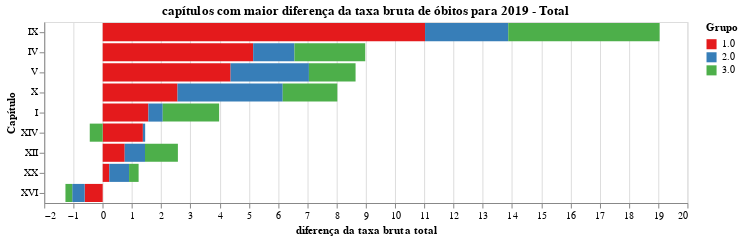

This figure's notebook cell:
### Code cell
chart = plot_grafico_dif(pop_19, pop_r,
                         'taxa_obitos_total', 
                         "capítulos com maior diferença da taxa bruta de óbitos para 2019 - Total",
                        "diferença da taxa bruta total")

#chart.save('tx_bruta_t.svg')
chart

### Figure 1 — Vega-Lite specification as saved in the notebook (floating-point values rounded to 4 significant figures)
{"config": {"view": {"continuousWidth": 400, "continuousHeight": 300}, "range": {"category": {"scheme": "set1"}}}, "data": {"name": "data-03996fc309837bc618ed9b53121d654b"}, "mark": "bar", "encoding": {"color": {"type": "nominal", "field": "grupo", "title": "Grupo"}, "order": {"type": "nominal", "field": "grupo", "sort": "ascending"}, "tooltip": {"type": "quantitative", "field": "taxa"}, "x": {"type": "quantitative", "field": "taxa", "title": "diferença da taxa bruta total"}, "y": {"type": "nominal", "field": "capitulo", "sort": null, "title": "Capítulo"}}, "title": "capítulos com maior diferença da taxa bruta de óbitos para 2019 - Total", "width": 640, "$schema": "https://vega.github.io/schema/vega-lite/v4.8.1.json", "datasets": {"data-03996fc309837bc618ed9b53121d654b": [{"capitulo": "IX", "grupo": "1.0", "taxa": 11.03}, {"capitulo": "IX", "grupo": "2.0", "taxa": 2.846}, {"capitulo": "IX", "grupo": "3.0", "taxa": 5.178}, {"capitulo": "IV", "grupo": "1.0", "taxa": 5.147}, {"capitulo": "IV", "grupo": "2.0", "taxa": 1.411}, {"capitulo": "IV", "grupo": "3.0", "taxa": 2.421}, {"capitulo": "V", "grupo": "1.0", "taxa": 4.375}, {"capitulo": "V", "grupo": "2.0", "taxa": 2.678}, {"capitulo": "V", "grupo": "3.0", "taxa": 1.596}, {"capitulo": "X", "grupo": "1.0", "taxa": 2.56}, {"capitulo": "X", "grupo": "2.0", "taxa": 3.598}, {"capitulo": "X", "grupo": "3.0", "taxa": 1.868}, {"capitulo": "I", "grupo": "1.0", "taxa": 1.564}, {"capitulo": "I", "grupo": "2.0", "taxa": 0.4901}, {"capitulo": "I", "grupo": "3.0", "taxa": 1.929}, {"capitulo": "XIV", "grupo": "1.0", "taxa": 1.375}, {"capitulo": "XIV", "grupo": "2.0", "taxa": 0.07865}, {"capitulo": "XIV", "grupo": "3.0", "taxa": -0.4426}, {"capitulo": "XII", "grupo": "1.0", "taxa": 0.7531}, {"capitulo": "XII", "grupo": "2.0", "taxa": 0.694}, {"capitulo": "XII", "grupo": "3.0", "taxa": 1.125}, {"capitulo": "XX", "grupo": "1.0", "taxa": 0.2248}, {"capitulo": "XX", "grupo": "2.0", "taxa": 0.6771}, {"capitulo": "XX", "grupo": "3.0", "taxa": 0.3267}, {"capitulo": "XVI", "grupo": "1.0", "taxa": -0.6164}, {"capitulo": "XVI", "grupo": "2.0", "taxa": -0.4253}, {"capitulo": "XVI", "grupo": "3.0", "taxa": -0.2322}]}}
